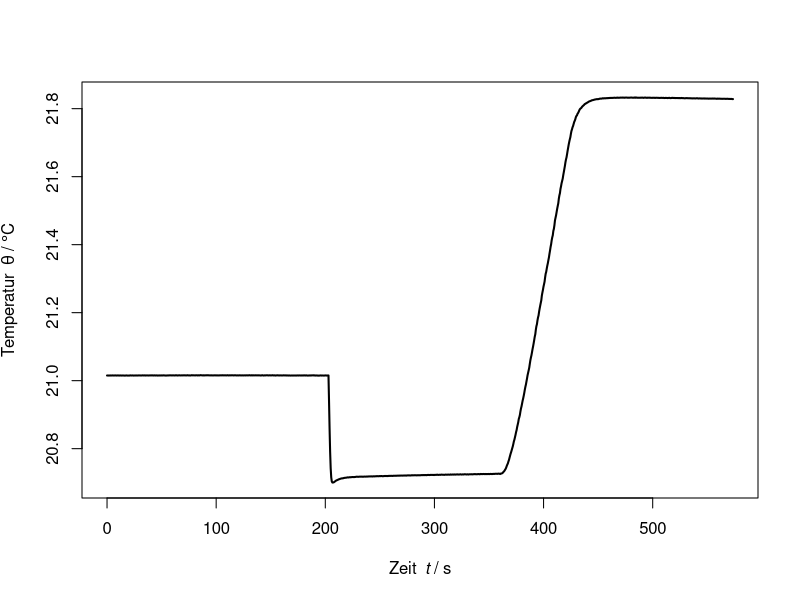

Generate this figure with R: (Note: this script raises an error after producing the figure.)
rm(list = ls()) # tabula rasa

mydata <- read.table("Ammoniumchlorid1.dat") # Messdaten aus Datei einlesen
Zeit <- mydata[,1]                           # erste Kolonne: Zeit
Temperatur <- mydata[,2]                     # zweite Kolonne: Temperatur

plot(Zeit, Temperatur, type="l", lwd=2,
  xlim=c(), ylim=c(),     
  xlab=expression("Zeit"~~italic(t)~"/"~s),
  ylab=expression("Temperatur"~~theta~"/"~degree*"C")
)

p <- locator(2)
rect(p$x[1], p$y[1], p$x[2], p$y[2], col=rgb(1,0,0,0.3))
scan()

plot(Zeit, Temperatur, type="o", lwd=2, pch=21, bg="white",
  xlim=c(range(p$x)), ylim=c(range(p$y)),     
  xlab=expression("Zeit"~~italic(t)~"/"~s),
  ylab=expression("Temperatur"~~theta~"/"~degree*"C")
)

Tp <- locator(2)$y
abline(h=Tp)
Delta.Tp <- diff(Tp)
mtext(side=3, sprintf("T-Sprung = %.4f K", Delta.Tp))
